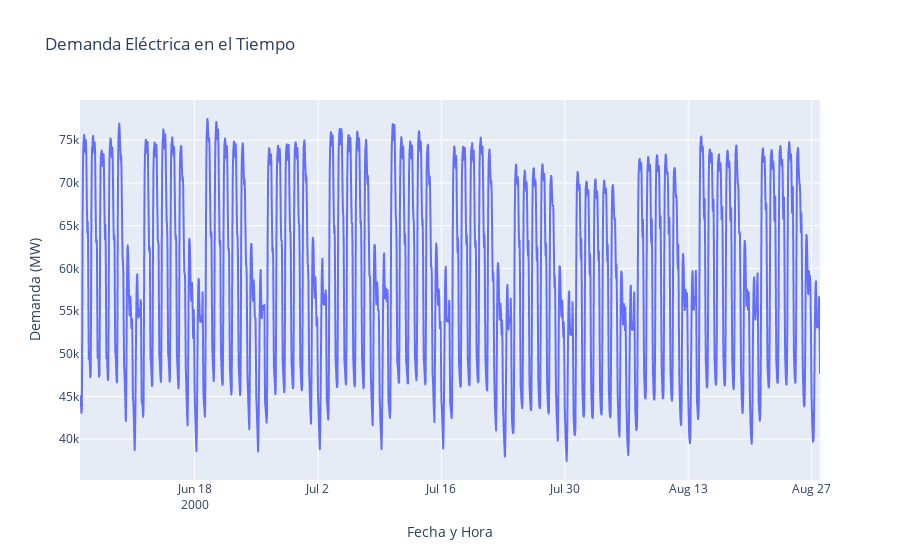

Notebook code for this chart:
### Markdown cell above
Tiene una variable que indica la demanda en MW y otra que indica el instante temporal en el que se produjo esa demanda.

### Code cell
fig = px.line(electric_demand, x='Datetime', y='Demand', 
              labels={'Datetime': 'Fecha y Hora', 'Demand': 'Demanda (MW)'},
              title='Demanda Eléctrica en el Tiempo')
fig.show()

### Figure 1 — Plotly figure (JSON) as saved in the notebook; plotly's stock layout.template omitted (floating-point values rounded to 4 significant figures; data arrays with more than 128 entries replaced by an {"elided": "..."} marker saying what was removed)
{"data": [{"hovertemplate": "Fecha y Hora=%{x}<br>Demanda (MW)=%{y}<extra></extra>", "legendgroup": "", "line": {"color": "#636efa", "dash": "solid"}, "marker": {"symbol": "circle"}, "mode": "lines", "name": "", "showlegend": false, "type": "scattergl", "x": {"elided": "2016 str values"}, "xaxis": "x", "y": {"elided": "2016 int values"}, "yaxis": "y"}], "layout": {"autosize": true, "legend": {"tracegroupgap": 0}, "title": {"text": "Demanda Eléctrica en el Tiempo"}, "xaxis": {"anchor": "y", "autorange": true, "domain": [0, 1], "range": ["2000-06-05", "2000-08-27 23:00"], "title": {"text": "Fecha y Hora"}, "type": "date"}, "yaxis": {"anchor": "x", "autorange": true, "domain": [0, 1], "range": [35220.0, 79720.0], "title": {"text": "Demanda (MW)"}, "type": "linear"}}}
